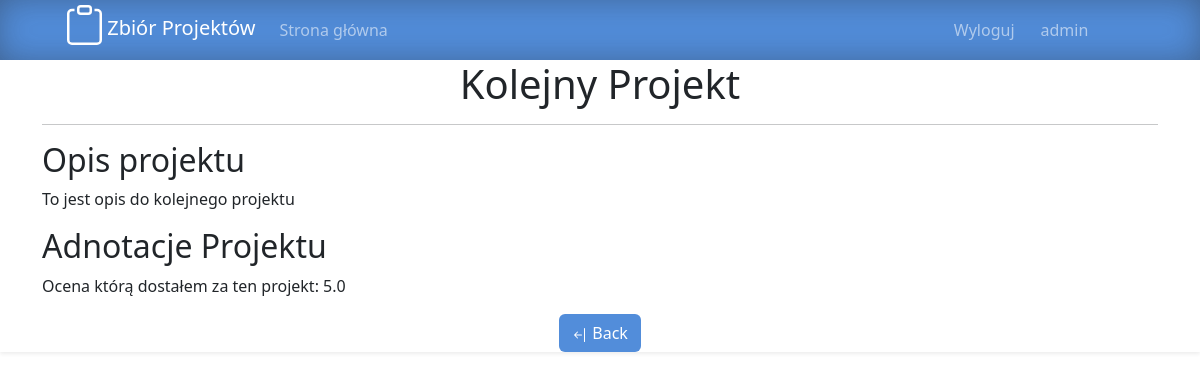
/20/ (signed in), run on the app's committed database.
### a2/models.py (models this page shows, shortened)
class Project(models.Model):
    tytul = models.CharField(max_length=200)
    opis = models.TextField()
    adnotacje = models.TextField()

### a2/views.py (the view)
# urls.py: path('<int:pk>/', views.detail, name = 'detail'),
def detail(request, pk):
    project = Project.objects.get(pk=pk)
    dict = {'project':project, 'pk':pk}
    return render(request, 'detail.html', dict)

### a2/templates/detail.html (shortened to what this page needs)
{% extends 'base.html' %}
{%block body_block %}
<html lang="en">
<head >
</head>
<body >
    <h1 class="d-flex justify-content-center align-items-center">{{ project.tytul }}</h1>
    <hr>
    <div>
        <h2> Opis projektu </h2>
        <p>{{ project.opis }}</p>
    </div>
    <div>
        <h2> Adnotacje Projektu </h2>
        <p>{{ project.adnotacje }}</p>
    </div>
    <div class="text-center">
        <a href="{% url 'index' %}" class="btn btn-brow  justify-content-center align-items-center" >
            Back
    </div>
</body>
{%endblock%}

### a2/templates/base.html (shortened to what this page needs)
<!DOCTYPE html>
<html lang="pl">
<head>
    <link href="https://cdn.jsdelivr.net/npm/bootstrap@5.3.0-alpha3/dist/css/bootstrap.min.css" rel="stylesheet">
</head>
<body class="bg-custom h-100 shadow-sm">
    <nav>
        <nav style="padding-left: 20px; height: 60px;" class="navbar navbar-expand-lg navbar-dark bg-brow  " >
            <div class="container">
            <a class="navbar-brand" href="{% url 'index' %}" class="color-me">
                  Zbiór Projektów
            </a>
            <div class="collapse navbar-collapse" id="navbarNav">
                <ul class="navbar-nav">
                    <li class="nav-item active">
                        <a class="nav-link" href="{% url 'index' %}">Strona główna</a>
                    </li>
                    {% if request.user.is_authenticated %}
                    <li class="nav-item" style="padding-left: 550px";>
                        <a class="nav-link" href="{% url 'logout' %}">Wyloguj</a>
                    </li>
                    {% else %}
                    <li class="nav-item" style="padding-left: 550px">
                        <a class="nav-link" href="{% url 'register' %}">Zarejestruj</a>
                    </li>
                    {% endif %}
                    {% if request.user.is_authenticated %}
                    <div class="nav-item " style="padding-left: 10px;">
                        <a class="nav-link" href="{% url 'login' %}">{{ request.user.username }} </a>
                    </div>
                    {% else %}
                    <li class="nav-item " style="padding-left: 10px;">
                        <a class="nav-link" href="{% url 'login' %}">Zaloguj</a>
                    </li>
                    {% endif %}
                </ul>
            </div>
        </div>
        </nav>
    </nav>
    <div class="container">
        {% block body_block %}
        {% endblock %}
</body>
</html>

### a2/templates/base.html (style rules this page uses)
.bg-custom { background-color: #ffffff; }
.bg-brow { background-color: #528dda; }
.btn-brow { background-color: #528dda; color: white; }
.navbar { -webkit-box-shadow: inset 0px -0px 37px -6px rgba(35, 35, 35, 0.48); -moz-box-shadow: inset 0px -0px 37px -6px rgba(35, 35, 35, 0.48); box-shadow: inset 0px -0px 37px -6px rgba(35, 35, 35, 0.48); }

### data on the page
Project: tytul "Kolejny Projekt", opis "To jest opis do kolejnego projektu", adnotacje "Ocena którą dostałem za ten projekt: 5.0"

### other printed values
{{ request.user.username }} "admin"
